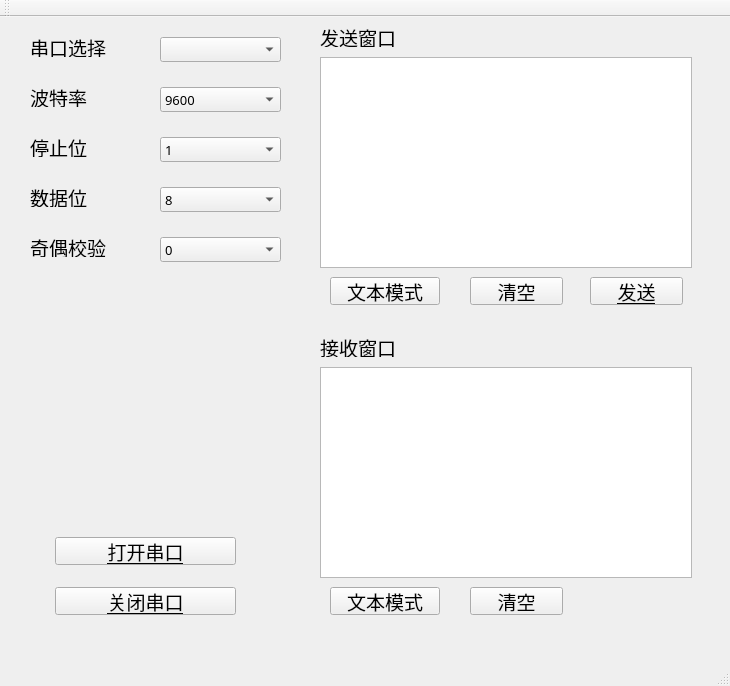
<?xml version="1.0" encoding="UTF-8"?>
<ui version="4.0">
 <class>MainWindow</class>
 <widget class="QMainWindow" name="MainWindow">
  <property name="geometry">
   <rect>
    <x>0</x>
    <y>0</y>
    <width>730</width>
    <height>686</height>
   </rect>
  </property>
  <property name="font">
   <font>
    <family>华文楷体</family>
    <pointsize>14</pointsize>
    <weight>50</weight>
    <bold>false</bold>
    <underline>true</underline>
   </font>
  </property>
  <property name="windowTitle">
   <string>MainWindow</string>
  </property>
  <widget class="QWidget" name="centralWidget">
   <widget class="QLabel" name="label">
    <property name="geometry">
     <rect>
      <x>320</x>
      <y>320</y>
      <width>140</width>
      <height>20</height>
     </rect>
    </property>
    <property name="text">
     <string>接收窗口</string>
    </property>
    <property name="textFormat">
     <enum>Qt::AutoText</enum>
    </property>
   </widget>
   <widget class="QTextEdit" name="Receive_text_window">
    <property name="geometry">
     <rect>
      <x>320</x>
      <y>350</y>
      <width>372</width>
      <height>211</height>
     </rect>
    </property>
   </widget>
   <widget class="QTextEdit" name="Send_text_window">
    <property name="geometry">
     <rect>
      <x>320</x>
      <y>40</y>
      <width>372</width>
      <height>211</height>
     </rect>
    </property>
   </widget>
   <widget class="QLabel" name="label_2">
    <property name="geometry">
     <rect>
      <x>320</x>
      <y>10</y>
      <width>140</width>
      <height>20</height>
     </rect>
    </property>
    <property name="text">
     <string>发送窗口</string>
    </property>
    <property name="textFormat">
     <enum>Qt::AutoText</enum>
    </property>
   </widget>
   <widget class="QPushButton" name="clear_button_2">
    <property name="geometry">
     <rect>
      <x>470</x>
      <y>570</y>
      <width>93</width>
      <height>28</height>
     </rect>
    </property>
    <property name="font">
     <font>
      <family>华文楷体</family>
      <pointsize>14</pointsize>
      <weight>50</weight>
      <bold>false</bold>
      <underline>false</underline>
     </font>
    </property>
    <property name="text">
     <string>清空</string>
    </property>
   </widget>
   <widget class="QPushButton" name="receive_modl">
    <property name="geometry">
     <rect>
      <x>330</x>
      <y>570</y>
      <width>110</width>
      <height>28</height>
     </rect>
    </property>
    <property name="font">
     <font>
      <family>华文楷体</family>
      <pointsize>14</pointsize>
      <weight>50</weight>
      <bold>false</bold>
      <underline>false</underline>
     </font>
    </property>
    <property name="text">
     <string>文本模式</string>
    </property>
   </widget>
   <widget class="QPushButton" name="send_modl">
    <property name="geometry">
     <rect>
      <x>330</x>
      <y>260</y>
      <width>110</width>
      <height>28</height>
     </rect>
    </property>
    <property name="font">
     <font>
      <family>华文楷体</family>
      <pointsize>14</pointsize>
      <weight>50</weight>
      <bold>false</bold>
      <underline>false</underline>
     </font>
    </property>
    <property name="text">
     <string>文本模式</string>
    </property>
   </widget>
   <widget class="QPushButton" name="send_button">
    <property name="geometry">
     <rect>
      <x>590</x>
      <y>260</y>
      <width>93</width>
      <height>28</height>
     </rect>
    </property>
    <property name="font">
     <font>
      <family>华文楷体</family>
      <pointsize>14</pointsize>
      <weight>50</weight>
      <bold>false</bold>
      <underline>true</underline>
     </font>
    </property>
    <property name="text">
     <string>发送</string>
    </property>
   </widget>
   <widget class="QPushButton" name="clear_button_1">
    <property name="geometry">
     <rect>
      <x>470</x>
      <y>260</y>
      <width>93</width>
      <height>28</height>
     </rect>
    </property>
    <property name="font">
     <font>
      <family>华文楷体</family>
      <pointsize>14</pointsize>
      <weight>50</weight>
      <bold>false</bold>
      <underline>false</underline>
     </font>
    </property>
    <property name="text">
     <string>清空</string>
    </property>
   </widget>
   <widget class="QLabel" name="label_3">
    <property name="geometry">
     <rect>
      <x>30</x>
      <y>20</y>
      <width>140</width>
      <height>20</height>
     </rect>
    </property>
    <property name="text">
     <string>串口选择</string>
    </property>
   </widget>
   <widget class="QComboBox" name="comboBox">
    <property name="geometry">
     <rect>
      <x>1520</x>
      <y>760</y>
      <width>87</width>
      <height>22</height>
     </rect>
    </property>
   </widget>
   <widget class="QComboBox" name="com">
    <property name="geometry">
     <rect>
      <x>160</x>
      <y>20</y>
      <width>121</width>
      <height>25</height>
     </rect>
    </property>
    <property name="font">
     <font>
      <family>华文新魏</family>
      <pointsize>10</pointsize>
      <underline>false</underline>
     </font>
    </property>
   </widget>
   <widget class="QComboBox" name="baud">
    <property name="geometry">
     <rect>
      <x>160</x>
      <y>70</y>
      <width>121</width>
      <height>25</height>
     </rect>
    </property>
    <property name="font">
     <font>
      <family>华文新魏</family>
      <pointsize>10</pointsize>
      <weight>50</weight>
      <bold>false</bold>
      <underline>false</underline>
     </font>
    </property>
    <item>
     <property name="text">
      <string>9600</string>
     </property>
    </item>
    <item>
     <property name="text">
      <string>300</string>
     </property>
    </item>
    <item>
     <property name="text">
      <string>1200</string>
     </property>
    </item>
    <item>
     <property name="text">
      <string>2400</string>
     </property>
    </item>
    <item>
     <property name="text">
      <string>4800</string>
     </property>
    </item>
    <item>
     <property name="text">
      <string>14400</string>
     </property>
    </item>
    <item>
     <property name="text">
      <string>19200</string>
     </property>
    </item>
    <item>
     <property name="text">
      <string>28800</string>
     </property>
    </item>
   </widget>
   <widget class="QLabel" name="label_4">
    <property name="geometry">
     <rect>
      <x>30</x>
      <y>70</y>
      <width>140</width>
      <height>20</height>
     </rect>
    </property>
    <property name="text">
     <string>波特率</string>
    </property>
   </widget>
   <widget class="QLabel" name="label_5">
    <property name="geometry">
     <rect>
      <x>30</x>
      <y>120</y>
      <width>140</width>
      <height>20</height>
     </rect>
    </property>
    <property name="text">
     <string>停止位</string>
    </property>
   </widget>
   <widget class="QComboBox" name="stopbit">
    <property name="geometry">
     <rect>
      <x>160</x>
      <y>120</y>
      <width>121</width>
      <height>25</height>
     </rect>
    </property>
    <property name="font">
     <font>
      <family>华文新魏</family>
      <pointsize>10</pointsize>
      <weight>50</weight>
      <bold>false</bold>
      <underline>false</underline>
     </font>
    </property>
    <item>
     <property name="text">
      <string>1</string>
     </property>
    </item>
   </widget>
   <widget class="QLabel" name="label_6">
    <property name="geometry">
     <rect>
      <x>30</x>
      <y>170</y>
      <width>140</width>
      <height>20</height>
     </rect>
    </property>
    <property name="text">
     <string>数据位</string>
    </property>
   </widget>
   <widget class="QComboBox" name="bit">
    <property name="geometry">
     <rect>
      <x>160</x>
      <y>170</y>
      <width>121</width>
      <height>25</height>
     </rect>
    </property>
    <property name="font">
     <font>
      <family>华文新魏</family>
      <pointsize>10</pointsize>
      <weight>50</weight>
      <bold>false</bold>
      <underline>false</underline>
     </font>
    </property>
    <item>
     <property name="text">
      <string>8</string>
     </property>
    </item>
    <item>
     <property name="text">
      <string>5</string>
     </property>
    </item>
    <item>
     <property name="text">
      <string>6</string>
     </property>
    </item>
    <item>
     <property name="text">
      <string>7</string>
     </property>
    </item>
   </widget>
   <widget class="QLabel" name="label_7">
    <property name="geometry">
     <rect>
      <x>30</x>
      <y>220</y>
      <width>140</width>
      <height>20</height>
     </rect>
    </property>
    <property name="text">
     <string>奇偶校验</string>
    </property>
   </widget>
   <widget class="QComboBox" name="jiaoyan">
    <property name="geometry">
     <rect>
      <x>160</x>
      <y>220</y>
      <width>121</width>
      <height>25</height>
     </rect>
    </property>
    <property name="font">
     <font>
      <family>华文新魏</family>
      <pointsize>10</pointsize>
      <weight>50</weight>
      <bold>false</bold>
      <underline>false</underline>
     </font>
    </property>
    <item>
     <property name="text">
      <string>0</string>
     </property>
    </item>
   </widget>
   <widget class="QPushButton" name="open_port">
    <property name="geometry">
     <rect>
      <x>55</x>
      <y>520</y>
      <width>181</width>
      <height>28</height>
     </rect>
    </property>
    <property name="text">
     <string>打开串口</string>
    </property>
   </widget>
   <widget class="QPushButton" name="close_port">
    <property name="geometry">
     <rect>
      <x>55</x>
      <y>570</y>
      <width>181</width>
      <height>28</height>
     </rect>
    </property>
    <property name="text">
     <string>关闭串口</string>
    </property>
   </widget>
   <widget class="QLabel" name="label_8">
    <property name="geometry">
     <rect>
      <x>30</x>
      <y>260</y>
      <width>231</width>
      <height>231</height>
     </rect>
    </property>
    <property name="text">
     <string/>
    </property>
    <property name="pixmap">
     <pixmap resource="rsc.qrc">:/images/Me.JPG</pixmap>
    </property>
   </widget>
  </widget>
  <widget class="QMenuBar" name="menuBar">
   <property name="geometry">
    <rect>
     <x>0</x>
     <y>0</y>
     <width>730</width>
     <height>26</height>
    </rect>
   </property>
  </widget>
  <widget class="QToolBar" name="mainToolBar">
   <attribute name="toolBarArea">
    <enum>TopToolBarArea</enum>
   </attribute>
   <attribute name="toolBarBreak">
    <bool>false</bool>
   </attribute>
  </widget>
  <widget class="QStatusBar" name="statusBar"/>
 </widget>
 <layoutdefault spacing="6" margin="11"/>
 <resources>
  <include location="rsc.qrc"/>
 </resources>
 <connections/>
</ui>
